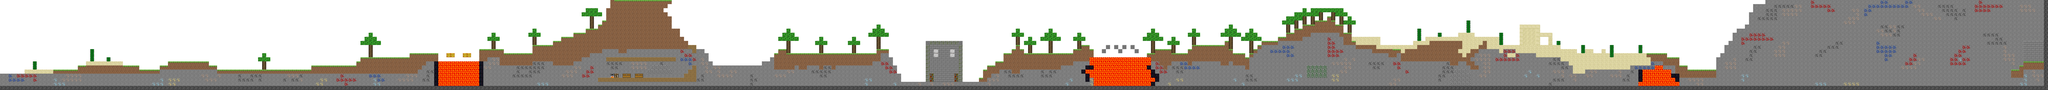

Below is a game level as drawn by its tile map, then a one-line description and the .tmx that defines it (tile-layer data replaced by summaries):
An orthogonal 500x22 tile map with 32x32 px tiles, 2 tile layers (Foreground, Background), 2 tilesets and 45 objects (24x Mob, 9x Ladder, 4x Torch, 4x Door, 2x Bed, ...).

<map version="1.0" orientation="orthogonal" renderorder="right-down" width="500" height="22" tilewidth="32" tileheight="32" backgroundcolor="#ffffff">
 <tileset firstgid="1" name="MasterTileSet" tilewidth="32" tileheight="32">
  <image source="MasterTileSet.png" trans="ffffff" width="512" height="512" />
  <terraintypes>
   <terrain name="New Terrain" tile="-1" />
  </terraintypes>
 </tileset>
 <tileset firstgid="257" name="Character-Tileset" tilewidth="64" tileheight="64">
  <image source="Character-Tileset.png" trans="ffffff" width="512" height="512" />
 </tileset>
 <layer name="Foreground" width="500" height="22">
  <data>[11000 cells, 4082 non-empty, 19 distinct tile ids]</data>
 </layer>
 <layer name="Background" width="500" height="22">
  <data>[11000 cells, 1949 non-empty, 26 distinct tile ids]</data>
 </layer>
 <objectgroup name="Objects">
  <object name="Steve" type="Steve" gid="257" x="0" y="576" width="32" height="64" />
  <object name="Zombie" type="Mob" gid="267" x="2336" y="544" width="32" height="64" />
  <object name="Zombie" type="Spawner" gid="66" x="10272" y="608" />
  <object name="Torch" type="Torch" gid="81" x="11328" y="640" />
  <object name="Torch" type="Torch" gid="81" x="11456" y="640" />
  <object name="Zombie" type="Mob" gid="267" x="4032" y="416" width="32" height="64" />
  <object name="Zombie" type="Mob" gid="267" x="4704" y="608" width="32" height="64" />
  <object name="Zombie" type="Mob" gid="267" x="5248" y="608" width="32" height="64" />
  <object name="Zombie" type="Mob" gid="267" x="6336" y="416" width="32" height="64" />
  <object name="Zombie" type="Mob" gid="267" x="6752" y="416" width="32" height="64" />
  <object name="Zombie" type="Mob" gid="267" x="7168" y="640" width="32" height="64" />
  <object name="Zombie" type="Mob" gid="267" x="8288" y="416" width="32" height="64" />
  <object name="Zombie" type="Mob" gid="267" x="7552" y="640" width="32" height="64" />
  <object name="Zombie" type="Mob" gid="267" x="9440" y="352" width="32" height="64" />
  <object name="Zombie" type="Mob" gid="267" x="9888" y="640" width="32" height="64" />
  <object name="Zombie" type="Mob" gid="267" x="10144" y="640" width="32" height="64" />
  <object name="Zombie" type="Mob" gid="267" x="10560" y="608" width="32" height="64" />
  <object name="Zombie" type="Mob" gid="267" x="11904" y="352" width="32" height="64" />
  <object name="Zombie" type="Mob" gid="267" x="12928" y="416" width="32" height="64" />
  <object name="Zombie" type="Mob" gid="267" x="13280" y="544" width="32" height="64" />
  <object name="Zombie" type="Mob" gid="267" x="13696" y="640" width="32" height="64" />
  <object name="Zombie" type="Mob" gid="267" x="13824" y="640" width="32" height="64" />
  <object name="Zombie" type="Mob" gid="267" x="14080" y="640" width="32" height="64" />
  <object name="Zombie" type="Mob" gid="267" x="14336" y="640" width="32" height="64" />
  <object name="Zombie" type="Mob" gid="267" x="14592" y="640" width="32" height="64" />
  <object name="Zombie" type="Mob" gid="267" x="14912" y="640" width="32" height="64" />
  <object name="Zombie" type="Mob" gid="267" x="15232" y="640" width="32" height="64" />
  <object name="Exit" type="Door" gid="98" x="15872" y="480" />
  <object name="Torch" type="Torch" gid="81" x="15936" y="416" />
  <object name="Exit" type="Door" gid="82" x="15872" y="448" />
  <object name="Torch" type="Torch" gid="81" x="15808" y="416" />
  <object name="Ladder" type="Ladder" gid="84" x="7360" y="640" />
  <object name="Ladder" type="Ladder" gid="84" x="7360" y="608" />
  <object name="Ladder" type="Ladder" gid="84" x="7360" y="576" />
  <object name="Ladder" type="Ladder" gid="84" x="7360" y="544" />
  <object name="Ladder" type="Ladder" gid="84" x="7360" y="480" />
  <object name="Ladder" type="Ladder" gid="84" x="7360" y="512" />
  <object name="Ladder" type="Ladder" gid="84" x="7360" y="448" />
  <object name="Ladder" type="Ladder" gid="84" x="7360" y="416" />
  <object name="Ladder" type="Ladder" gid="84" x="7360" y="384" />
  <object name="Bed" type="Bed" gid="151" x="5056" y="608" />
  <object name="Bed" type="Bed" gid="152" x="5088" y="608" />
  <object name="Exit" type="Door" gid="98" x="352" y="544" />
  <object name="Exit" type="Door" gid="82" x="352" y="512" />
  <object name="Zombie" type="Mob" gid="267" x="11392" y="672" width="32" height="64" />
 </objectgroup>
</map>